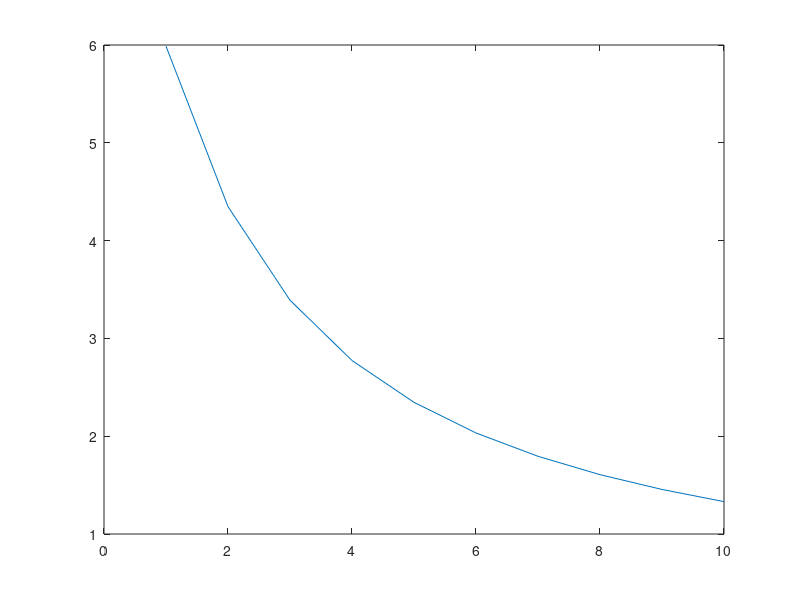

Write MATLAB code to recreate this figure.
A1 = [1.08 0.75 0.85 0.94 0.40 1.25 1.19 0.99 0.69 1.32; 0.08 -0.19 -0.11 0.01 -0.09 -0.21 0.07 0.04 -0.02 0.02]
A2 = [0.01 -0.01 0.09 -0.05 -0.45 0.07 -0.33 -0.06 -0.33 -0.24; 0.85 1.05 0.93 1.41 1.45 1.20 0.88 1.08 1.10 1.01]
t = [1 1 1 1 1 0 0 0 0 0;0 0 0 0 0 1 1 1 1 1]
train = []
valid = []
for i = 1:5
    train = [train A1(:,i)]
    valid = [valid A1(:,5+i)]
end

for i = 1:5
    train = [train A2(:,i)]
    valid = [valid A2(:,5+i)]
end

w1 = [0;0]
w2 = [0;0]
cross = 0

error = []
for i = 1:10
    cross = 0
    for j = 1:10
        d = exp(transpose(w1)*train(:,j)) + exp(transpose(w2)*train(:,j))
        y1 = exp(transpose(w1)*train(:,j))/d
        y2 = exp(transpose(w2)*train(:,j))/d
        cross = cross - (t(1,j)*log(y1) + t(2,j)*log(y2))

        w1 = w1 + 0.1*train(:,j)*(t(1,j)-y1)
        w2 = w2 + 0.1*train(:,j)*(t(2,j)-y2)
    end
    error = [error cross]
end

plot(error)
y_out = []

for i = 1:10
    d = exp(transpose(w1)*valid(:,i)) + exp(transpose(w2)*valid(:,i))
    y_out(1,i) = exp(transpose(w1)*valid(:,i))/d
    y_out(2,i) = exp(transpose(w2)*valid(:,i))/d
end

y_out